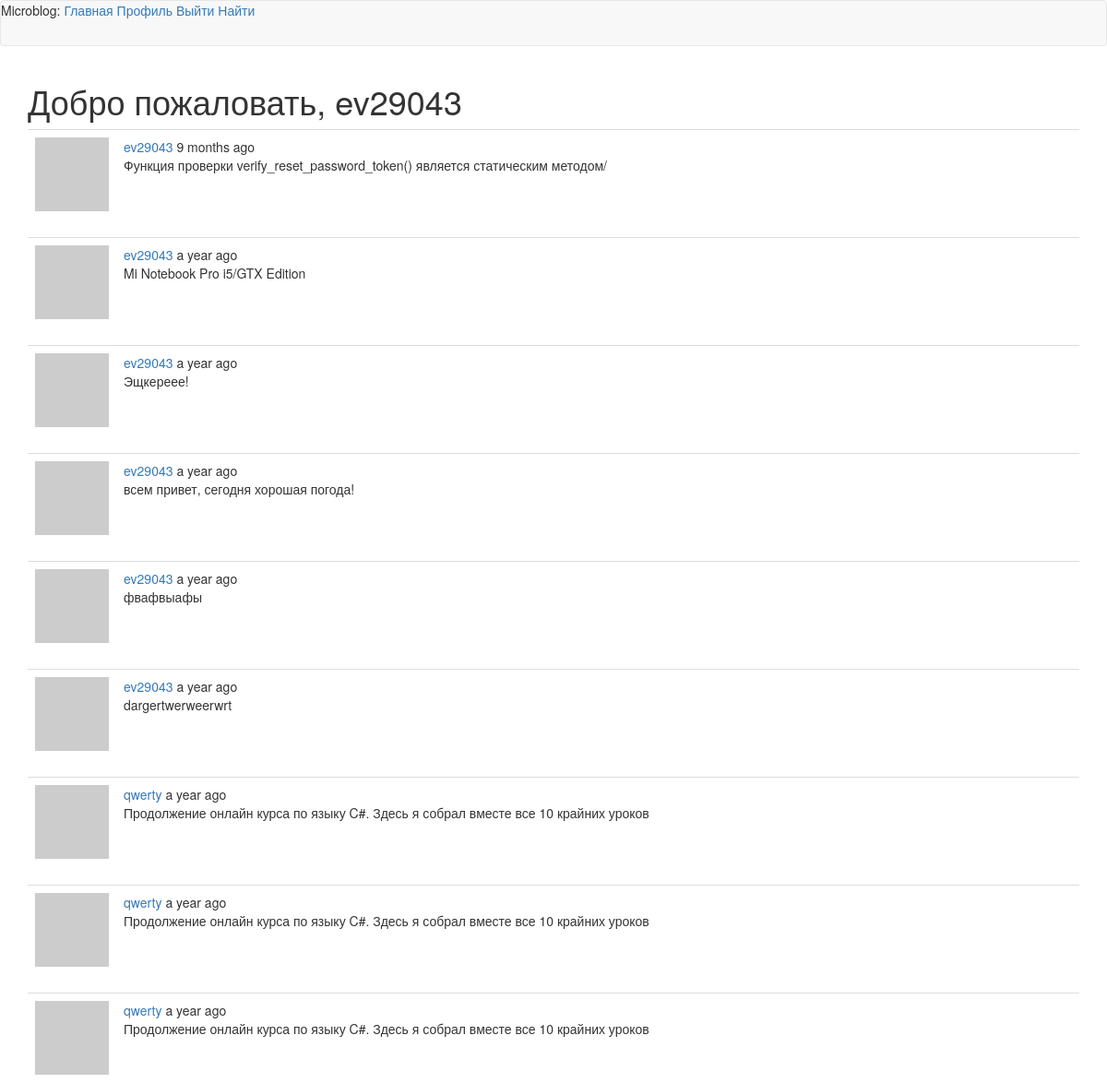
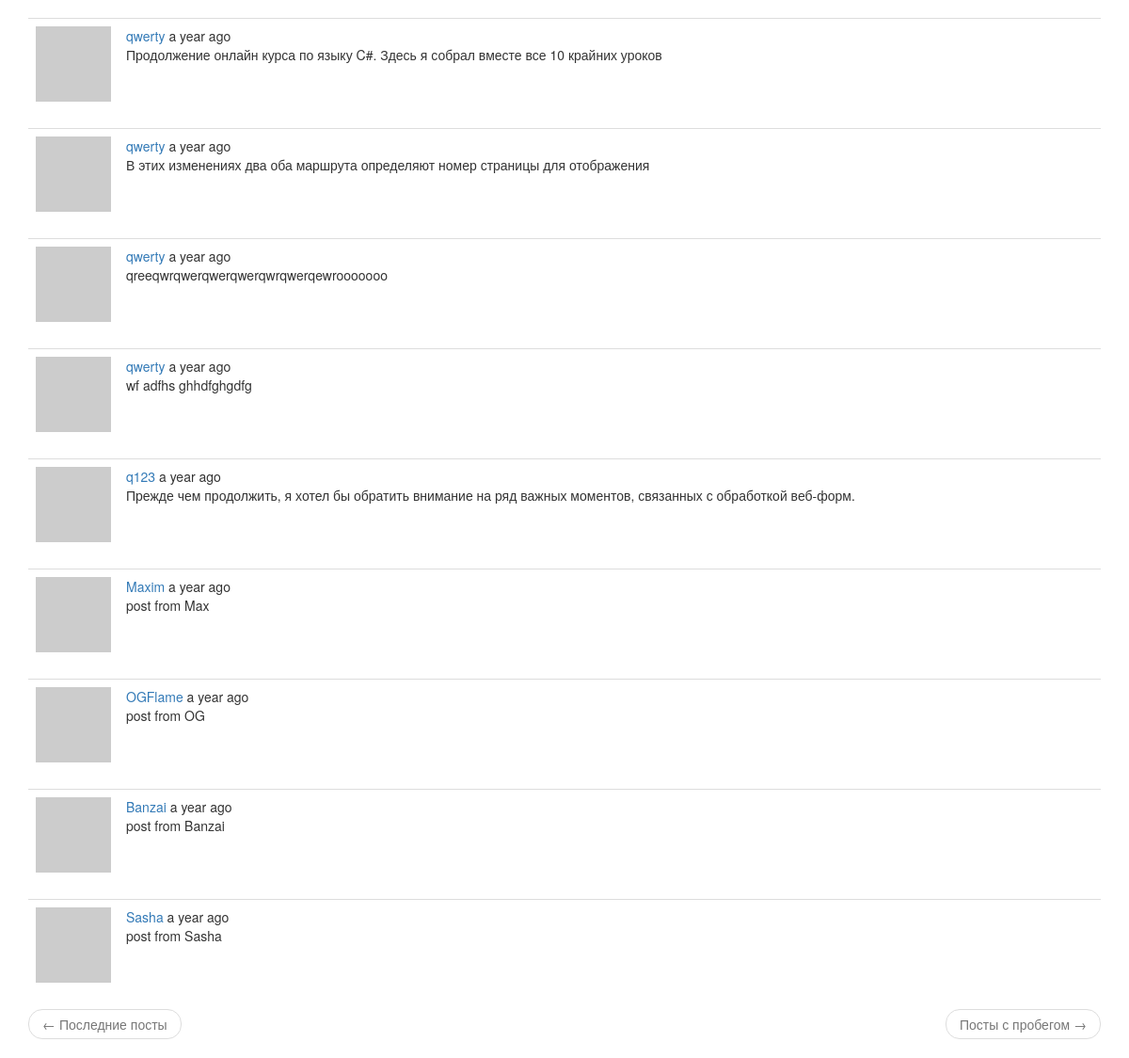
The page /explore (signed in) on the database its author committed (2 pictures, top to bottom).
### app/models.py (models this page shows, shortened)
class User(UserMixin, db.Model):
    id = db.Column(db.Integer, primary_key=True)
    username = db.Column(db.String(64), index=True, unique=True)
    email = db.Column(db.String(120), index=True, unique=True)
    password_hash = db.Column(db.String(128))
    posts = db.relationship('Post', backref='author', lazy='dynamic')
    about_me = db.Column(db.String(140))
    last_seen = db.Column(db.DateTime, default = datetime.utcnow)
    followed = db.relationship('User', secondary = followers,
        primaryjoin = (followers.c.follower_id == id),
        secondaryjoin = (followers.c.followed_id == id),
        backref = db.backref('followers', lazy = 'dynamic'), lazy = 'dynamic'
        )
    def avatar(self, size):
        digest = md5(self.email.lower().encode('utf-8')).hexdigest()
        return 'https://www.gravatar.com/avatar/{}?d=identicon&s={}'.format(
            digest, size)

class Post(db.Model):
    id = db.Column(db.Integer, primary_key=True)
    body = db.Column(db.String(140))
    timestamp = db.Column(db.DateTime, index=True, default = datetime.utcnow)
    user_id = db.Column(db.Integer, db.ForeignKey('user.id'))

### app/routes.py (the view)
@app.route('/explore')
@login_required
def explore():
    page = request.args.get('page', 1, type = int)
    posts = Post.query.order_by(Post.timestamp.desc()).paginate(page, app.config['POSTS_PER_PAGE'], False)
    next_url = url_for('explore', page=posts.next_num) \
        if posts.has_next else None
    prev_url = url_for('explore', page=posts.prev_num) \
        if posts.has_prev else None
    return render_template("index.html", title='Explore', posts=posts.items,username=current_user.username,
                          next_url=next_url, prev_url=prev_url)

### app/models.py (called while the page is built)
@login.user_loader
def load_user(id):
    return User.query.get(int(id))

### app/routes.py (called while the page is built)
@app.before_request
def before_request():
    if current_user.is_authenticated :
        current_user.last_seen = datetime.utcnow()
        db.session.commit()

### app/templates/index.html (shortened to what this page needs)
{% extends "base.html" %}
{% import 'bootstrap/wtf.html' as wtf %}
{% block app_content %}
    <h1>Добро пожаловать, {{ username }}</h1>
    {% for post in posts %}
        {% include '_post.html' %}
    {% endfor %}
    <nav aria-label="...">
        <ul class="pager">
            <li class="previous{% if not prev_url %} disabled{% endif %}">
                <a href="{{ prev_url or '#' }}">
                    <span aria-hidden="true">&larr;</span> Последние посты
                </a>
            </li>
            <li class="next{% if not next_url %} disabled{% endif %}">
                <a href="{{ next_url or '#' }}">
                    Посты с пробегом <span aria-hidden="true">&rarr;</span>
                </a>
            </li>
        </ul>
    </nav>
{% endblock %}

### app/templates/_post.html
<table class="table table-hover">
    <tr>
        <td width="70px">
            <a href="{{ url_for('user', username=post.author.username) }}">
                <img src="{{ post.author.avatar(70) }}" />
            </a>
        </td>
        <td>
            <a href="{{ url_for('user', username=post.author.username) }}">
                {{ post.author.username }}
            </a>
            {{ _(Написал) }} {{ moment(post.timestamp).fromNow() }}
            <br>
            {{ post.body }}
        </td>
    </tr>
</table>

### rows shown on the page
User: username "ev29043"
Post: author.username "ev29043", timestamp "9 months ago", body "Функция проверки verify_reset_password_token() является статическим методом/"
Post: author.username "ev29043", timestamp "a year ago", body "Mi Notebook Pro i5/GTX Edition"
Post: author.username "ev29043", timestamp "a year ago", body "Эщкереее!"
Post: author.username "ev29043", timestamp "a year ago", body "всем привет, сегодня хорошая погода!"
Post: author.username "ev29043", timestamp "a year ago", body "фвафвыафы"
Post: author.username "ev29043", timestamp "a year ago", body "dargertwerweerwrt"
Post: author.username "qwerty", timestamp "a year ago", body "Продолжение онлайн курса по языку C#. Здесь я собрал вместе все 10 крайних уроков"
Post: author.username "qwerty", timestamp "a year ago", body "Продолжение онлайн курса по языку C#. Здесь я собрал вместе все 10 крайних уроков"
Post: author.username "qwerty", timestamp "a year ago", body "Продолжение онлайн курса по языку C#. Здесь я собрал вместе все 10 крайних уроков"
Post: author.username "qwerty", timestamp "a year ago", body "Продолжение онлайн курса по языку C#. Здесь я собрал вместе все 10 крайних уроков"
Post: author.username "qwerty", timestamp "a year ago", body "В этих изменениях два оба маршрута определяют номер страницы для отображения"
Post: author.username "qwerty", timestamp "a year ago", body "qreeqwrqwerqwerqwerqwrqwerqewrooooooo"
Post: author.username "qwerty", timestamp "a year ago", body "wf adfhs ghhdfghgdfg"
Post: author.username "q123", timestamp "a year ago", body "Прежде чем продолжить, я хотел бы обратить внимание на ряд важных моментов, связанных с обработкой веб-форм."
Post: author.username "Maxim", timestamp "a year ago", body "post from Max"
Post: author.username "OGFlame", timestamp "a year ago", body "post from OG"
Post: author.username "Banzai", timestamp "a year ago", body "post from Banzai"
Post: author.username "Sasha", timestamp "a year ago", body "post from Sasha"
